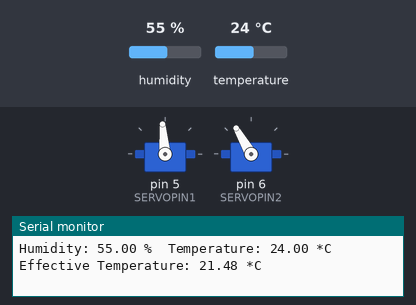
Recording of a sketch running on a simulated Arduino Uno, built with avr-gcc and run on an emulated ATmega328P. Shown: 2 × servo, the last lines printed to the serial monitor. The inputs (shaded band) are chosen by the test bench; at power-on: temperature 24 °C, humidity 55 %.

Above: at 4.8 s.
4.9 s: temperature set to 28 °C
8.9 s: temperature set to 31 °C
At 11.1 s:
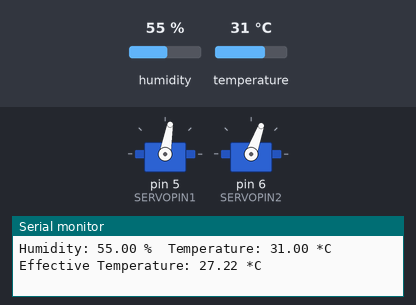
12.9 s: humidity set to 63 %
16.9 s: humidity set to 66 %
At 19.6 s:
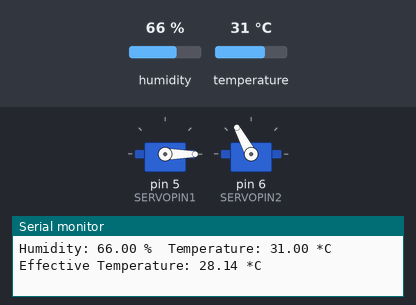
20.9 s: humidity set to 22 %
At 23.3 s:
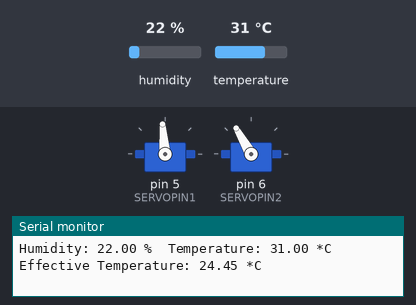
24.9 s: temperature set to 35 °C
At 25.1 s:
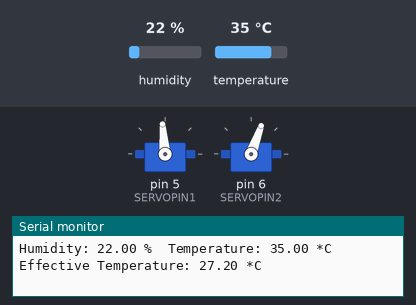
Timing chart, 0 to 27.9 s (numbered marks = the images above; inputs shaded):
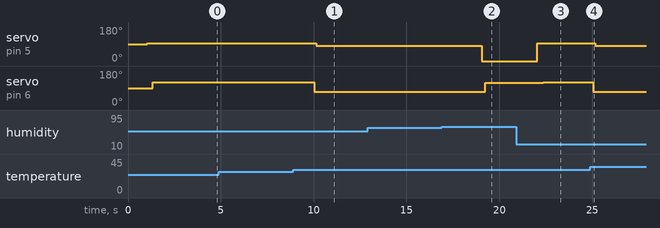

The sketch:

code.ino
```cpp
#include <DHT.h>
#include <Servo.h>

#define DHTPIN     2
#define DHTTYPE    DHT11
#define SERVOPIN1  5
#define SERVOPIN2  6

DHT dht(DHTPIN, DHTTYPE);
Servo servo1;
Servo servo2;

uint32_t ms, msD;
float h = 0;
float t = 0;
float et = 0;

void setup()
{
  Serial.begin(9600);
  dht.begin();
  servo1.attach(SERVOPIN1);
  servo2.attach(SERVOPIN2);
}

void loop()
{
  ms = millis();
  if (ms - msD > 1000)
  {
    h = dht.readHumidity();
    t = dht.readTemperature();

    if (isnan(h) || isnan(t)) {
      Serial.println("Error reading from DHT11");
      return;
    }

    et = t - 0.4 * (t - 10) * (1.0 - (h / 100.0));

    Serial.print("Humidity: ");
    Serial.print(h);
    Serial.print(" %\tTemperature: ");
    Serial.print(t);
    Serial.print(" *C\tEffective Temperature: ");
    Serial.print(et);
    Serial.println(" *C");

    msD = ms;

    if (et < 26) {
      servo1.write(95);
      delay(300);
      servo2.write(120);
    }
    else if (et >= 26 && et <= 28) {
      servo2.write(70);
      delay(100);
      servo1.write(80);
    }
    else if (et > 28) {
      servo1.write(0);
      delay(200);
      servo2.write(118);
    }
  }
}
```

Measured:
- the behaviour switches between 29 and 30 °C on temperature (found by bisection; images 0 and 1)
- the behaviour switches between 64 and 65 % on humidity (found by bisection; images 1 and 2)
- the behaviour switches between 33 and 34 °C on temperature (found by bisection; images 3 and 4)
- after the input at 8.9 s, servo on pin 5 (SERVOPIN1): 95° → 80° after 1.2 s; servo on pin 6 (SERVOPIN2): 120° → 70° after 1.1 s
- after the input at 16.9 s, servo on pin 5 (SERVOPIN1): 80° → 0° after 2.2 s; servo on pin 6 (SERVOPIN2): 70° → 118° after 2.4 s
- after the input at 20.9 s, servo on pin 5 (SERVOPIN1): 0° → 95° after 1.2 s; servo on pin 6 (SERVOPIN2): 118° → 120° after 1.5 s
- after the input at 24.9 s, servo on pin 5 (SERVOPIN1): 95° → 80° after 0.26 s; servo on pin 6 (SERVOPIN2): 120° → 70° after 0.16 s
